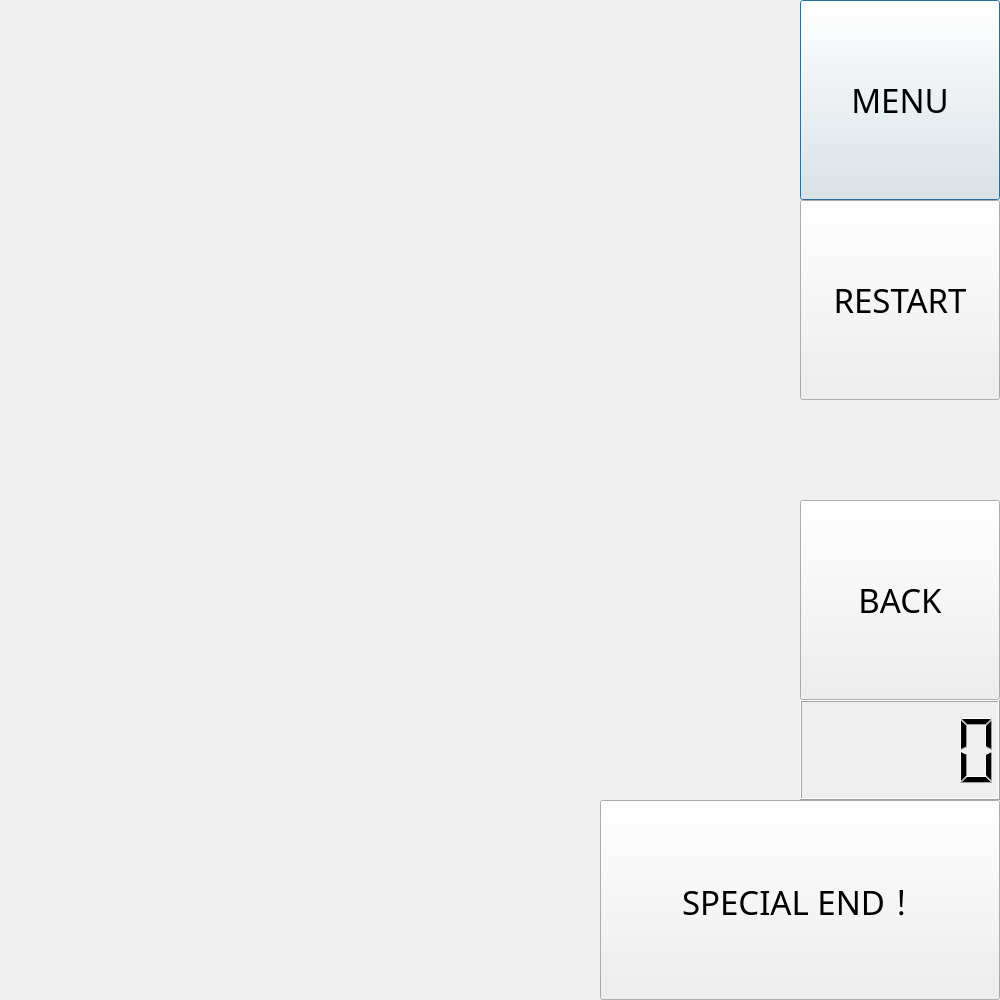
<?xml version="1.0" encoding="UTF-8"?>
<ui version="4.0">
 <class>level_2</class>
 <widget class="QDialog" name="level_2">
  <property name="geometry">
   <rect>
    <x>0</x>
    <y>0</y>
    <width>1000</width>
    <height>1000</height>
   </rect>
  </property>
  <property name="windowTitle">
   <string>Dialog</string>
  </property>
  <widget class="QPushButton" name="menuButton">
   <property name="geometry">
    <rect>
     <x>800</x>
     <y>0</y>
     <width>200</width>
     <height>200</height>
    </rect>
   </property>
   <property name="baseSize">
    <size>
     <width>200</width>
     <height>200</height>
    </size>
   </property>
   <property name="font">
    <font>
     <family>SetoFont</family>
     <pointsize>25</pointsize>
    </font>
   </property>
   <property name="text">
    <string>MENU</string>
   </property>
  </widget>
  <widget class="QPushButton" name="restartButton">
   <property name="geometry">
    <rect>
     <x>800</x>
     <y>200</y>
     <width>200</width>
     <height>200</height>
    </rect>
   </property>
   <property name="font">
    <font>
     <family>SetoFont</family>
     <pointsize>25</pointsize>
    </font>
   </property>
   <property name="text">
    <string>RESTART</string>
   </property>
  </widget>
  <widget class="QPushButton" name="backButton">
   <property name="geometry">
    <rect>
     <x>800</x>
     <y>500</y>
     <width>200</width>
     <height>200</height>
    </rect>
   </property>
   <property name="font">
    <font>
     <family>SetoFont</family>
     <pointsize>25</pointsize>
    </font>
   </property>
   <property name="text">
    <string>BACK</string>
   </property>
  </widget>
  <widget class="QLCDNumber" name="lcdNumber">
   <property name="geometry">
    <rect>
     <x>800</x>
     <y>700</y>
     <width>200</width>
     <height>100</height>
    </rect>
   </property>
  </widget>
  <widget class="QPushButton" name="specialButton">
   <property name="geometry">
    <rect>
     <x>600</x>
     <y>800</y>
     <width>400</width>
     <height>200</height>
    </rect>
   </property>
   <property name="font">
    <font>
     <family>SetoFont</family>
     <pointsize>25</pointsize>
    </font>
   </property>
   <property name="text">
    <string>SPECIAL END！</string>
   </property>
  </widget>
 </widget>
 <resources/>
 <connections/>
</ui>
